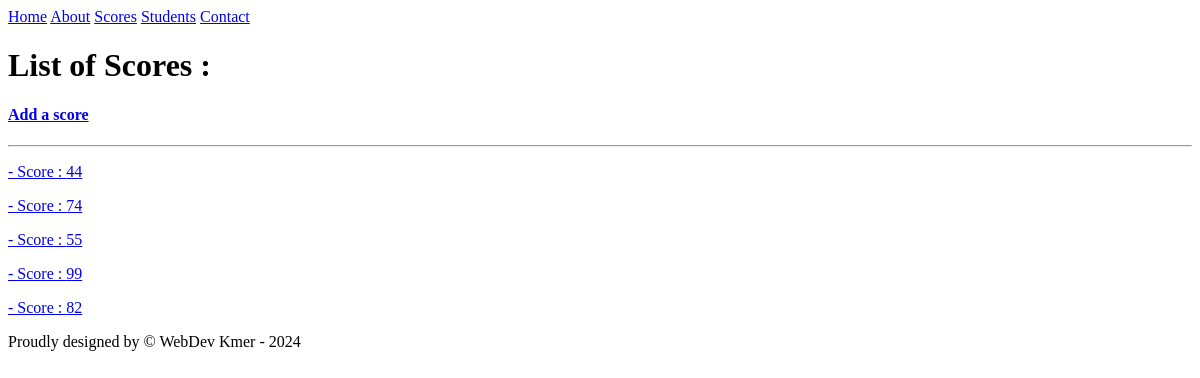
The app's page /scores/, older data.
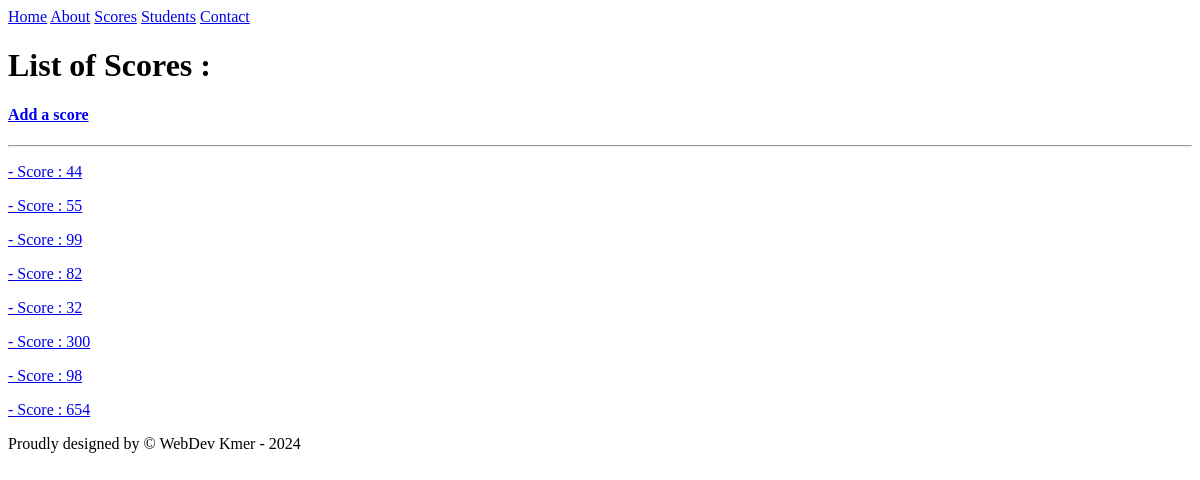
The same page, newer data.
### scores/models.py (models this page shows, shortened)
class Score(models.Model):
    student = models.ForeignKey(Student, related_name='scores', on_delete=models.CASCADE)
    score = models.IntegerField(null=True, default=5)

### scores/views.py (the view)
# urls.py: path('', views.all_scores, name='all'),
def all_scores(request):
    scores = Score.objects.all()
    context = {
        'scores' : scores,
    }
    return render(request, 'scores/all_scores.html', context)

### scores/templates/scores/all_scores.html (shortened to what this page needs)
{% extends 'base.html'%}
{% block main %}
        <h1>List of Scores :</h1>
        <h4><a href="{% url 'scores:add' %}">Add a score</a></h4>
        <hr>
        {% if scores %}
        {% for score in scores %}
        <p><a href="{% url 'scores:detail' score.id %}"><strong>{{ score.student }}</strong> - Score : {{ score.score }}</a></p>
        {% endfor %}
        {% else %}
        <h2>No Scores available!!!</h2>
        {% endif %}
{% endblock %}

Row changes from the older to the newer data that the page shows:
removed Score: score "74"
added Score: score "32"
added Score: score "300"
added Score: score "98"
added Score: score "654"
